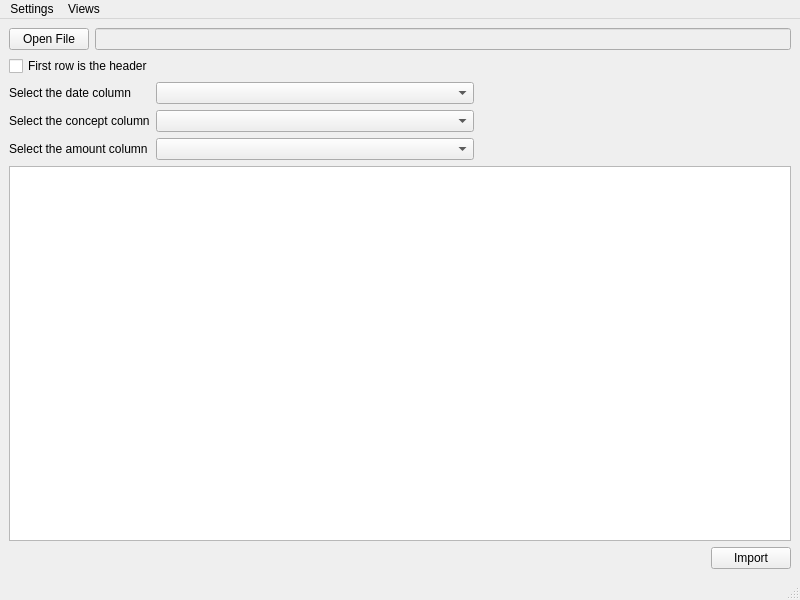
<?xml version="1.0" encoding="UTF-8"?>
<ui version="4.0">
 <class>MainWindow</class>
 <widget class="QMainWindow" name="MainWindow">
  <property name="geometry">
   <rect>
    <x>0</x>
    <y>0</y>
    <width>800</width>
    <height>600</height>
   </rect>
  </property>
  <property name="windowTitle">
   <string>Where's My Money</string>
  </property>
  <widget class="QWidget" name="centralwidget">
   <layout class="QGridLayout" name="gridLayout_2">
    <item row="0" column="0">
     <layout class="QGridLayout" name="gridLayout">
      <item row="1" column="0">
       <widget class="QCheckBox" name="firstRowCheckBox">
        <property name="text">
         <string>First row is the header</string>
        </property>
       </widget>
      </item>
      <item row="0" column="0">
       <layout class="QHBoxLayout" name="horizontalLayout">
        <item>
         <widget class="QPushButton" name="openFileButton">
          <property name="text">
           <string>Open File</string>
          </property>
         </widget>
        </item>
        <item>
         <widget class="QLineEdit" name="fileNameEdit">
          <property name="enabled">
           <bool>false</bool>
          </property>
         </widget>
        </item>
       </layout>
      </item>
      <item row="2" column="0">
       <layout class="QGridLayout" name="gridLayout_3">
        <item row="1" column="1">
         <widget class="QComboBox" name="descriptionColumnComboBox"/>
        </item>
        <item row="0" column="0">
         <widget class="QLabel" name="label">
          <property name="text">
           <string>Select the date column</string>
          </property>
         </widget>
        </item>
        <item row="2" column="0">
         <widget class="QLabel" name="label_3">
          <property name="text">
           <string>Select the amount column</string>
          </property>
         </widget>
        </item>
        <item row="2" column="1">
         <widget class="QComboBox" name="amountColumnComboBox"/>
        </item>
        <item row="1" column="2">
         <spacer name="horizontalSpacer_2">
          <property name="orientation">
           <enum>Qt::Horizontal</enum>
          </property>
          <property name="sizeHint" stdset="0">
           <size>
            <width>40</width>
            <height>20</height>
           </size>
          </property>
         </spacer>
        </item>
        <item row="1" column="0">
         <widget class="QLabel" name="label_2">
          <property name="text">
           <string>Select the concept column</string>
          </property>
         </widget>
        </item>
        <item row="0" column="1">
         <widget class="QComboBox" name="dateColumnComboBox">
          <property name="sizePolicy">
           <sizepolicy hsizetype="MinimumExpanding" vsizetype="Fixed">
            <horstretch>0</horstretch>
            <verstretch>0</verstretch>
           </sizepolicy>
          </property>
          <property name="editable">
           <bool>false</bool>
          </property>
         </widget>
        </item>
       </layout>
      </item>
     </layout>
    </item>
    <item row="1" column="0">
     <layout class="QVBoxLayout" name="verticalLayout">
      <item>
       <widget class="QTableWidget" name="filePreviewTable"/>
      </item>
      <item>
       <layout class="QHBoxLayout" name="horizontalLayout_3">
        <item>
         <spacer name="horizontalSpacer">
          <property name="orientation">
           <enum>Qt::Horizontal</enum>
          </property>
          <property name="sizeHint" stdset="0">
           <size>
            <width>40</width>
            <height>20</height>
           </size>
          </property>
         </spacer>
        </item>
        <item>
         <widget class="QPushButton" name="ImportButton">
          <property name="text">
           <string>Import</string>
          </property>
         </widget>
        </item>
       </layout>
      </item>
     </layout>
    </item>
   </layout>
  </widget>
  <widget class="QMenuBar" name="menubar">
   <property name="geometry">
    <rect>
     <x>0</x>
     <y>0</y>
     <width>800</width>
     <height>37</height>
    </rect>
   </property>
   <widget class="QMenu" name="menuSettings">
    <property name="title">
     <string>Settings</string>
    </property>
    <addaction name="actionDatabase"/>
   </widget>
   <widget class="QMenu" name="menuViews">
    <property name="title">
     <string>Views</string>
    </property>
    <addaction name="actionImport"/>
    <addaction name="actionCategorize"/>
   </widget>
   <addaction name="menuSettings"/>
   <addaction name="menuViews"/>
  </widget>
  <widget class="QStatusBar" name="statusbar"/>
  <action name="actionDatabase">
   <property name="text">
    <string>Database...</string>
   </property>
  </action>
  <action name="actionImport">
   <property name="text">
    <string>Import</string>
   </property>
  </action>
  <action name="actionCategorize">
   <property name="text">
    <string>Categorize</string>
   </property>
  </action>
 </widget>
 <resources/>
 <connections/>
</ui>
